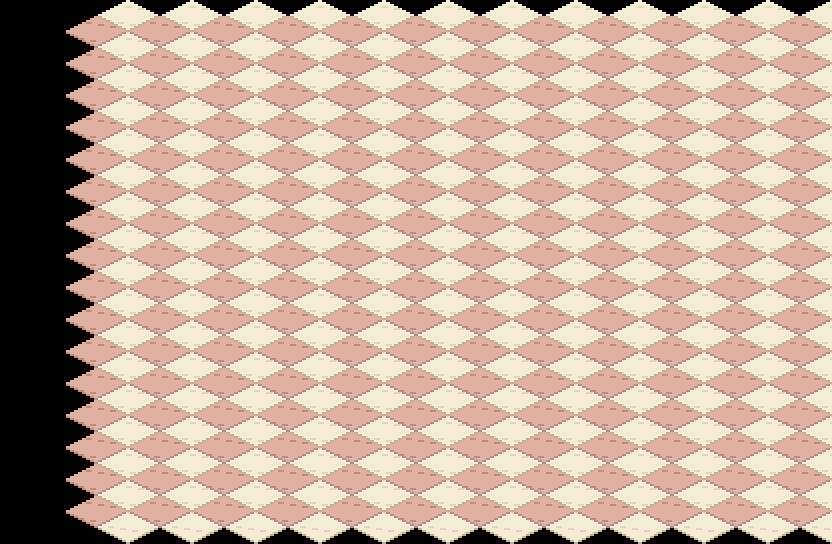

This is a level from a 2D game, rendered from its Tiled map with the project's own tilesets. A one-line summary and the complete map file follow:
An orthogonal 13x17 tile map with 64x32 px tiles, 1 tile layer (suelo).

<map version="1.10" orientation="orthogonal" renderorder="right-down" width="13" height="17" tilewidth="64" tileheight="32" infinite="0" nextlayerid="2" nextobjectid="1">
 <tileset firstgid="1" name="terreno_mundo" tilewidth="128" tileheight="64" tilecount="203" columns="8">
  <image source="../textures/../textures/terreno_mundo.png" width="1024" height="1664" />
 </tileset>
 <layer id="1" name="suelo" width="13" height="17">
  <data encoding="csv">
0,0,0,0,0,0,0,0,0,0,0,0,0,
0,164,164,164,164,164,164,164,164,164,164,164,164,
0,164,164,164,164,164,164,164,164,164,164,164,164,
0,164,164,164,164,164,164,164,164,164,164,164,164,
0,164,164,164,164,164,164,164,164,164,164,164,164,
0,164,164,164,164,164,164,164,164,164,164,164,164,
0,164,164,164,164,164,164,164,164,164,164,164,164,
0,164,164,164,164,164,164,164,164,164,164,164,164,
0,164,164,164,164,164,164,164,164,164,164,164,164,
0,164,164,164,164,164,164,164,164,164,164,164,164,
0,164,164,164,164,164,164,164,164,164,164,164,164,
0,164,164,164,164,164,164,164,164,164,164,164,164,
0,164,164,164,164,164,164,164,164,164,164,164,164,
0,164,164,164,164,164,164,164,164,164,164,164,164,
0,164,164,164,164,164,164,164,164,164,164,164,164,
0,164,164,164,164,164,164,164,164,164,164,164,164,
0,164,164,164,164,164,164,164,164,164,164,164,164
</data>
 </layer>
</map>
